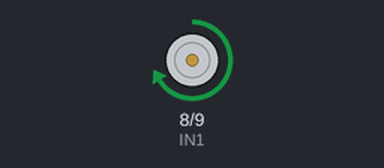
This sketch was run on a simulated Arduino Uno, built with avr-gcc and run on an emulated ATmega328P. Parts: motor-driver pin pairs drawn as motors (green arrow = first pin HIGH = forward, orange = second pin HIGH = backward, longer = more drive, scaled by the enable pin).

Above: at 1.0 s.
At 4.0 s:
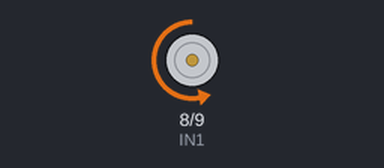
At 11.0 s:
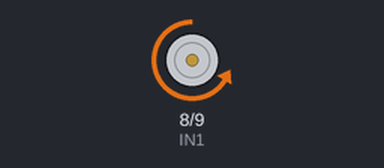
At 13.0 s:
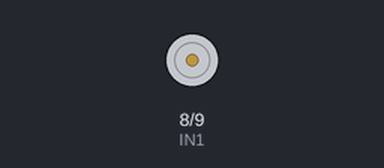
Timing chart, 0 to 18.2 s (numbered marks = the images above):
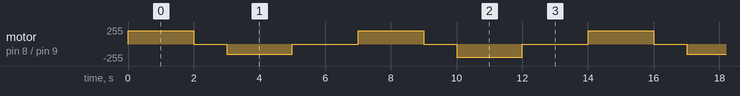

Measured:
- by itself, motor on pin 8 (IN1) / pin 9 (IN2): repeats every 14.0 s: stopped 1.0 s, backward 150/255 2.0 s, stopped 2.0 s, forward 200/255 2.0 s, stopped 1.0 s, backward 200/255 2.0 s, stopped 2.0 s, forward 200/255 2.0 s

The sketch:

Control_DC_Motor_Speed_Direction_motor_driver_l298.ino
```cpp
const int IN1 = 8;
const int IN2 = 9;
const int ENA = 10; // PWM pin for speed control

void setup() {
  pinMode(IN1, OUTPUT);
  pinMode(IN2, OUTPUT);
  pinMode(ENA, OUTPUT);
}

void loop() {
  // Forward
  digitalWrite(IN1, HIGH);
  digitalWrite(IN2, LOW);
  analogWrite(ENA, 200);  // Speed (0-255)
  delay(2000);

  // Stop
  analogWrite(ENA, 0);
  delay(1000);

  // Reverse
  digitalWrite(IN1, LOW);
  digitalWrite(IN2, HIGH);
  analogWrite(ENA, 150);
  delay(2000);

  // Stop
  analogWrite(ENA, 0);
  delay(2000);
}
```
